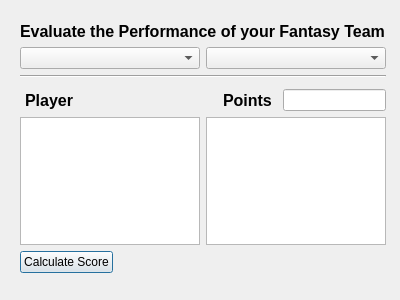
<?xml version="1.0" encoding="UTF-8"?>
<ui version="4.0">
 <class>Dialog</class>
 <widget class="QDialog" name="Dialog">
  <property name="geometry">
   <rect>
    <x>0</x>
    <y>0</y>
    <width>400</width>
    <height>300</height>
   </rect>
  </property>
  <property name="sizePolicy">
   <sizepolicy hsizetype="Fixed" vsizetype="Fixed">
    <horstretch>0</horstretch>
    <verstretch>0</verstretch>
   </sizepolicy>
  </property>
  <property name="windowTitle">
   <string>Dialog</string>
  </property>
  <widget class="QWidget" name="verticalLayoutWidget">
   <property name="geometry">
    <rect>
     <x>20</x>
     <y>22</y>
     <width>366</width>
     <height>251</height>
    </rect>
   </property>
   <layout class="QVBoxLayout" name="verticalLayout">
    <item>
     <widget class="QLabel" name="label">
      <property name="font">
       <font>
        <family>Arial</family>
        <pointsize>12</pointsize>
        <weight>75</weight>
        <bold>true</bold>
       </font>
      </property>
      <property name="text">
       <string>Evaluate the Performance of your Fantasy Team</string>
      </property>
     </widget>
    </item>
    <item>
     <layout class="QHBoxLayout" name="horizontalLayout">
      <item>
       <widget class="QComboBox" name="comboBox_2"/>
      </item>
      <item>
       <widget class="QComboBox" name="comboBox"/>
      </item>
     </layout>
    </item>
    <item>
     <widget class="Line" name="line">
      <property name="orientation">
       <enum>Qt::Horizontal</enum>
      </property>
     </widget>
    </item>
    <item>
     <layout class="QHBoxLayout" name="horizontalLayout_3" stretch="0,0,0,0">
      <property name="leftMargin">
       <number>5</number>
      </property>
      <property name="topMargin">
       <number>5</number>
      </property>
      <item>
       <widget class="QLabel" name="label_2">
        <property name="font">
         <font>
          <family>Arial</family>
          <pointsize>12</pointsize>
          <weight>75</weight>
          <bold>true</bold>
         </font>
        </property>
        <property name="text">
         <string>Player</string>
        </property>
       </widget>
      </item>
      <item>
       <spacer name="horizontalSpacer">
        <property name="orientation">
         <enum>Qt::Horizontal</enum>
        </property>
        <property name="sizeHint" stdset="0">
         <size>
          <width>150</width>
          <height>20</height>
         </size>
        </property>
       </spacer>
      </item>
      <item>
       <widget class="QLabel" name="label_3">
        <property name="font">
         <font>
          <family>Arial</family>
          <pointsize>12</pointsize>
          <weight>75</weight>
          <bold>true</bold>
         </font>
        </property>
        <property name="text">
         <string>Points </string>
        </property>
       </widget>
      </item>
      <item>
       <widget class="QLineEdit" name="lineEdit"/>
      </item>
     </layout>
    </item>
    <item>
     <layout class="QHBoxLayout" name="horizontalLayout_2">
      <item>
       <widget class="QListWidget" name="listWidget_2"/>
      </item>
      <item>
       <widget class="QListWidget" name="listWidget"/>
      </item>
     </layout>
    </item>
    <item>
     <widget class="QPushButton" name="pushButton">
      <property name="sizePolicy">
       <sizepolicy hsizetype="Fixed" vsizetype="Fixed">
        <horstretch>0</horstretch>
        <verstretch>0</verstretch>
       </sizepolicy>
      </property>
      <property name="layoutDirection">
       <enum>Qt::LeftToRight</enum>
      </property>
      <property name="text">
       <string>Calculate Score</string>
      </property>
     </widget>
    </item>
   </layout>
  </widget>
 </widget>
 <resources/>
 <connections/>
</ui>
